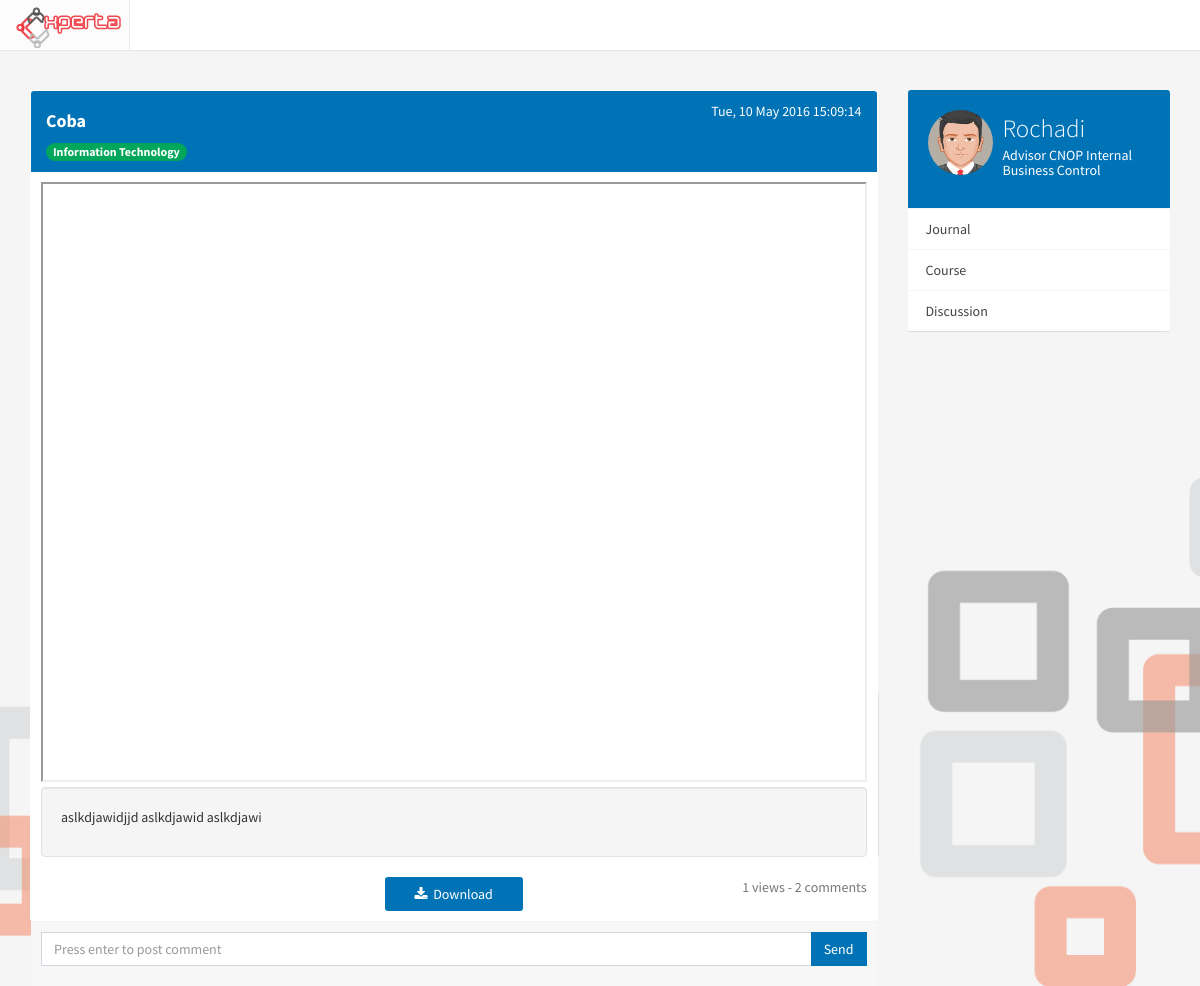
The page /journal/view/3 on the database as committed earlier.
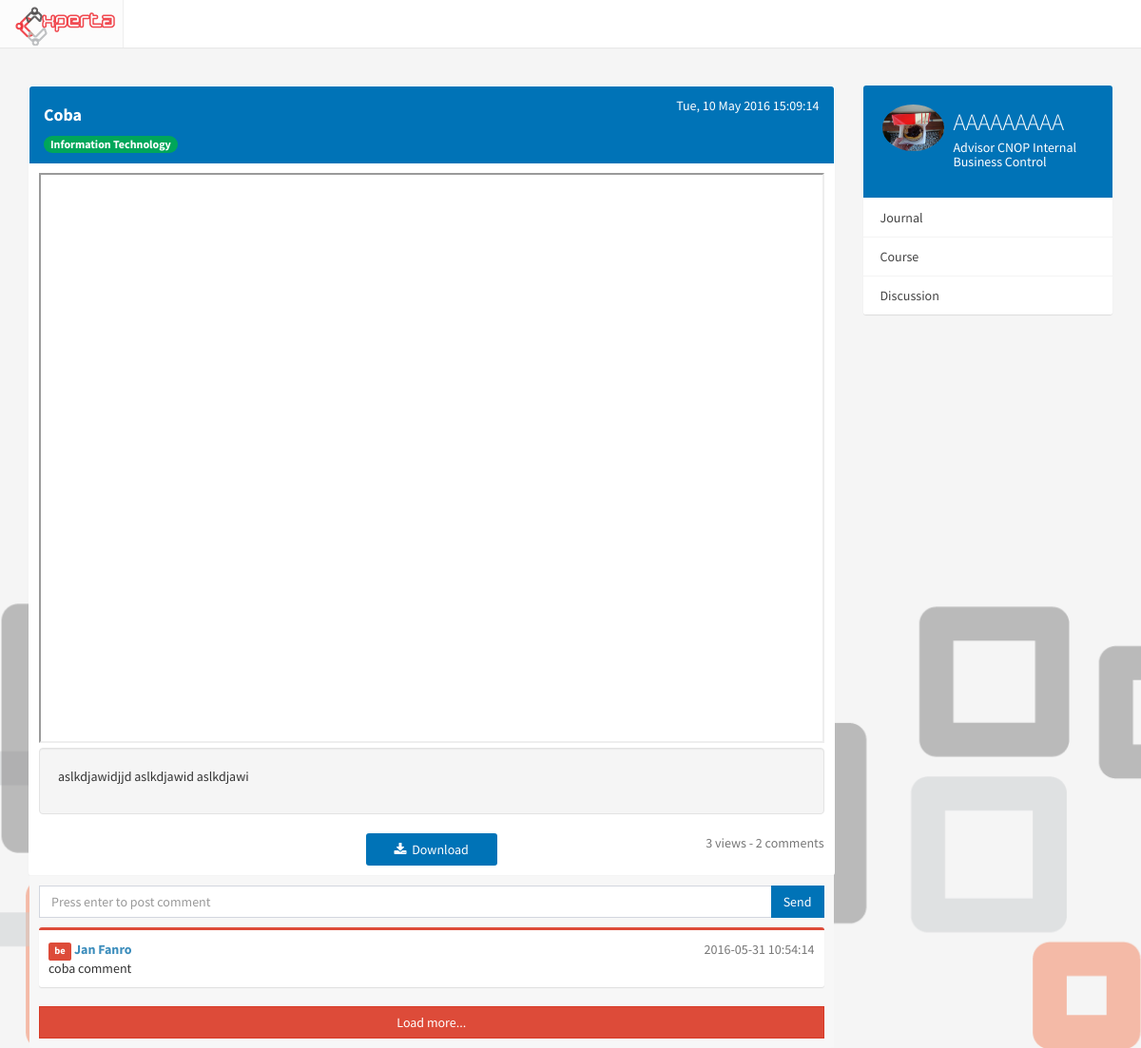
The same page on the database as committed later.
### tables this page shows
CREATE TABLE `journal` (
  `id_journal` int(11) NOT NULL,
  `id_user` int(11) NOT NULL,
  `id_directorate` int(11) NOT NULL,
  `title` varchar(100) NOT NULL,
  `description` text NOT NULL,
  `file` varchar(500) NOT NULL,
  `views` int(11) NOT NULL DEFAULT '0',
  `created_at` timestamp NOT NULL DEFAULT CURRENT_TIMESTAMP,
  `status` int(11) NOT NULL DEFAULT '0'
);

CREATE TABLE `profile` (
  `id_profile` int(11) NOT NULL,
  `NIK` varchar(50) DEFAULT NULL,
  `id_user` int(11) NOT NULL,
  `fullname` varchar(255) NOT NULL,
  `birthdate` date DEFAULT NULL,
  `gender` enum('M','F') DEFAULT NULL,
  `id_expert` int(11) DEFAULT '98',
  `pic` varchar(500) DEFAULT 'default.png',
  `updated_at` timestamp NOT NULL DEFAULT CURRENT_TIMESTAMP ON UPDATE CURRENT_TIMESTAMP,
  `login` int(11) NOT NULL DEFAULT '0'
);

CREATE TABLE `journal_comment` (
  `id_comment` int(11) NOT NULL,
  `id_journal` int(11) NOT NULL,
  `id_user` int(11) NOT NULL,
  `content` text NOT NULL,
  `created_at` timestamp NULL DEFAULT CURRENT_TIMESTAMP
);

### application/controllers/Journal.php (called while the page is built, shortened)
<?php
class Journal extends CI_Controller
{
	function __construct(){
			$this->load->model("Journal_model");
		}
	public function view($id_journal, $comment_page=1){
		$comment_page--;
		$data['journal'] = $this->Journal_model->viewjournal($id_journal);
		$data['title'] = $data['journal'][0]->title." | Journal";
		$data['comment'] = $this->Journal_model->getcomment($id_journal, $comment_page);
		$data['count'] = array(
						'journal' => $this->General_model->getjournalcount($data['journal'][0]->id_user),
						'course' => $this->General_model->getcoursecount($data['journal'][0]->id_user),
						'discussion' => $this->General_model->getdiscussioncount($data['journal'][0]->id_user)
						);
		$this->load->view('journal/journal_view',$data);
	}
}

### index.php (called while the page is built, shortened)
<?php
require_once BASEPATH.'core/CodeIgniter.php';

### application/models/Journal_model.php (called while the page is built, shortened)
<?php
class Journal_model extends CI_Model
{
	function viewjournal($id){
		$this->db->query("UPDATE journal SET views = views + 1 WHERE id_journal = '$id' ");
		return $this->db->query("SELECT title, pic, fullname, description, id_journal, user.id_user, expert_name, directorate_name, created_at, file, views
			FROM journal, directorate, user, profile, expert
			WHERE journal.id_directorate = directorate.id_directorate
				AND journal.id_journal = '$id'
				AND user.id_user = journal.id_user
				AND profile.id_expert = expert.id_expert
		")->result();
	}
	function getcomment($id,$page){
		return $this->db->query("SELECT * FROM journal_comment, user, profile, level
			WHERE journal_comment.id_journal = '$id'
				AND journal_comment.id_user = user.id_user
				AND user.id_user = profile.id_user
				AND user.id_level = level.id_level
			ORDER BY id_comment DESC
			LIMIT $page,15
			")->result();
	}
}

### application/views/journal/journal_view.php (the view, shortened to what the changed rows need)
<?php include 'application/views/header.php' ?>
	<div class="container">
		<div class="row">
			<div class="col-md-9 isi ">
              <div class="panel">
                <div class="panel-heading bg-blue">
                	<span class="pull-right"><?php echo date('D, d M Y H:i:s',strtotime($journal[0]->created_at)) ?></span>
                	<h4><strong><?php echo $journal[0]->title ?></strong></h4>
					<span class="badge bg-green"><?php echo $journal[0]->directorate_name ?></span>
                </div>
                <div class="box-body">
                  <div class="clearfix">
                    <iframe width="100%" height="600px" border="0" src="<?php echo base_url('pdfjs/web/viewer.html?file='.base_url('uploads/'.$journal[0]->file)) ?>"></iframe>
                  </div>
                  <div class="well">
                    <p><?php echo $journal[0]->description ?></p>
                  </div>
                  <a class="btn bg-blue col-md-2 col-md-offset-5" href="<?php echo base_url('uploads/'.$journal[0]->file) ?>"><i class="fa fa-download"></i>&nbsp; Download</a>
                  <span class="pull-right text-muted"><?php echo $journal[0]->views ?> views - 2 comments</span>
                </div>
                <div class="box-footer col-md-12 komentar-badan">
                  <form action="<?php echo site_url('journal/post_comment/'.$journal[0]->id_journal) ?>" method="post">
                  	<div class="input-group send-comment">
                  	</div>
                  </form>
                  <?php $i = 0; ?>
                  <?php foreach ($comment as $komentar): ?>
                    <?php if ($komentar->level_name == 'be'): ?>
                      <div class="comment-text komentar box box-danger">
                        <span class="username">
                          <span class="text-muted pull-right"><?php echo $komentar->created_at ?></span>
                          <small class="label bg-red">be</small>
                          <strong><a href=""> <?php echo $komentar->fullname ?></a></strong><br>
                        </span>
                        <?php echo $komentar->content ?>
                      </div>
                    <?php endif ?>
                    <?php $i++ ?>
                  <?php endforeach ?>
                  <?php if ($i): ?>
                    <button class="btn btn-danger btn-block btn-flat" id="load-comment">Load more...</button>
                  <?php endif ?>
                </div>
              </div>
			</div>
			<div class="col-md-3 isi">
              <div class="box box-widget widget-user-2">
                <div class="widget-user-header bg-blue">
                  <div class="widget-user-image">
                    <img class="img-circle" src="<?php echo site_url('uploads/profile/'.$journal[0]->pic) ?>" alt="User Avatar">
                  </div>
                  <h3 class="widget-user-username">
                  	<a class="clearlink" href="<?php echo site_url('user/'.$journal[0]->id_user) ?>">
                  		<?php echo $journal[0]->fullname ?>
                  	</a>
                  </h3>
                </div>
              </div>
            </div>
		</div>
	</div>

Rows that differ between the two databases and show on the page:
changed journal "Coba": views "1" → "3"
added journal_comment: created_at "2016-05-31 10:54:14", profile.fullname "Jan Fanro", content "coba comment"
changed profile: pic: picture added in place of a placeholder; fullname "Rochadi" → "AAAAAAAAA"
Other text that changed with them:
text now shown: "Load more..."
